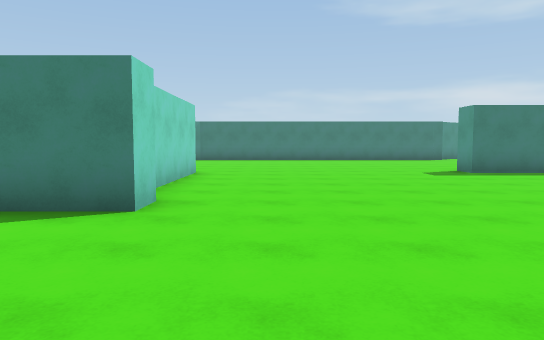
View 1 (above)

19 first-person views from a walk through a scene from a Unity 3-D project. The camera is 1.4 m above the floor, tilts 4° down and sees 70° across. The floor is counted in squares, 1.8 m on a side. Each view is taken from the middle of a square. On the plan, view 1 faces up. The plan holds only what a view shows up to about 12 squares ahead; the rest is blank. The place goes on beyond the plan. The player is left out.

View 2
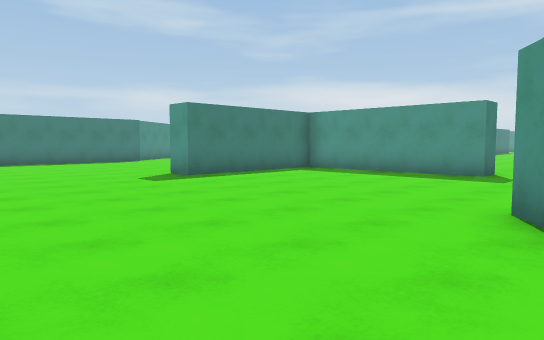

View 3
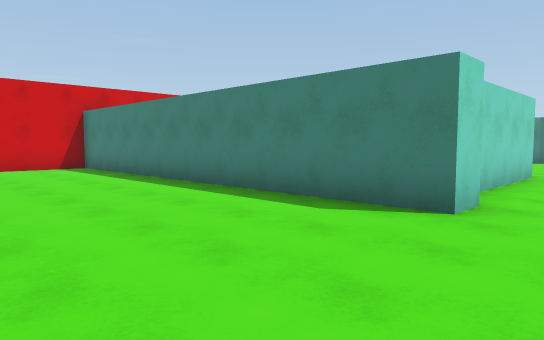

View 4
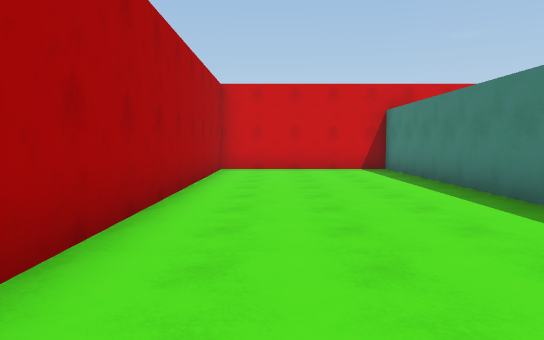

View 5
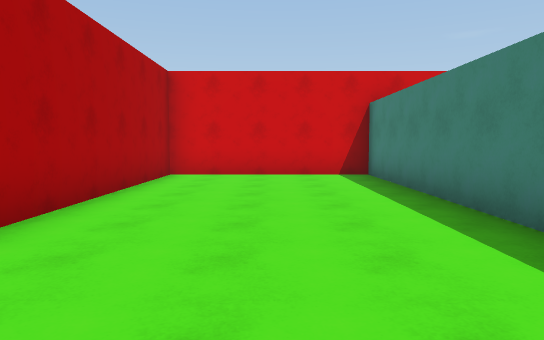

View 6
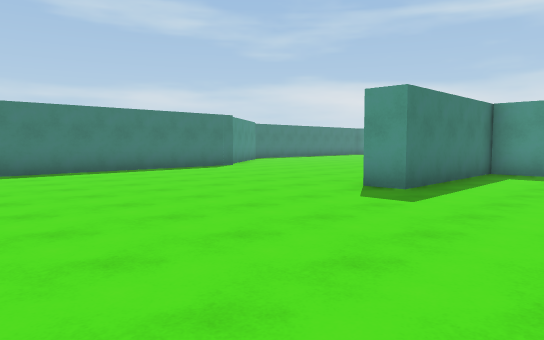

View 7
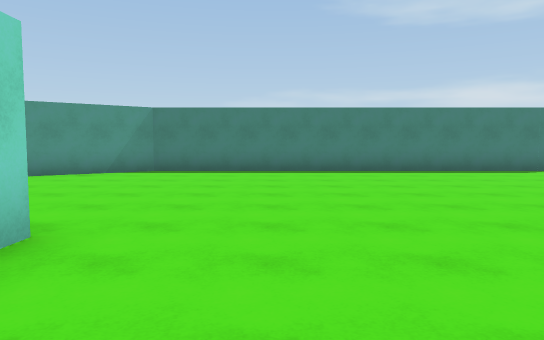

View 8
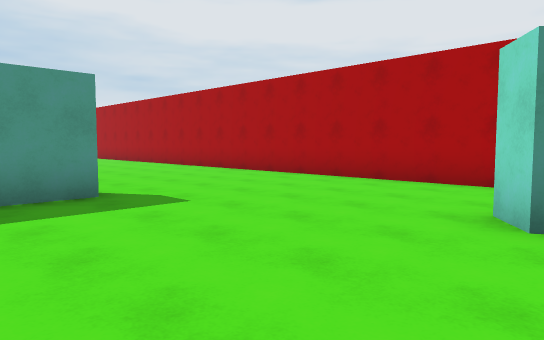

View 9
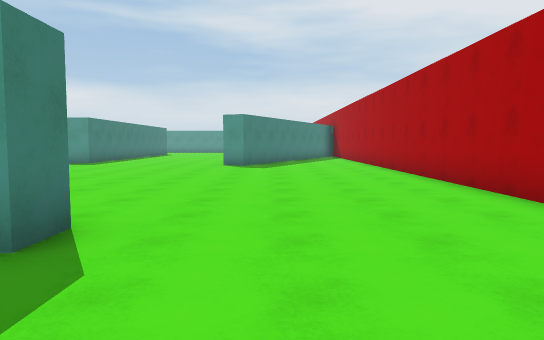

View 10
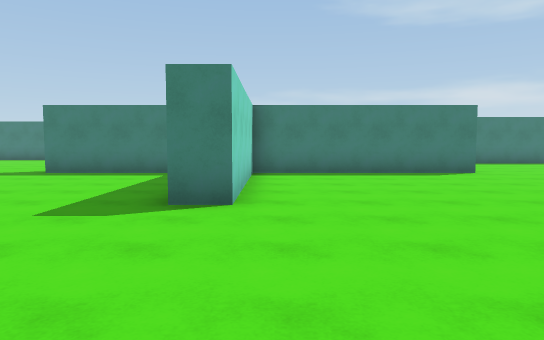

View 11
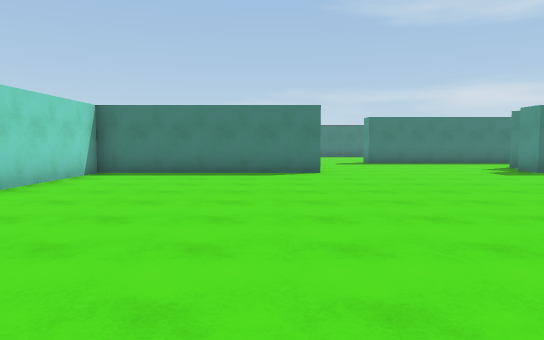

View 12
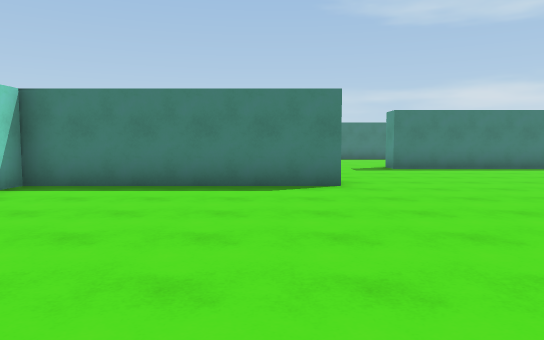

View 13
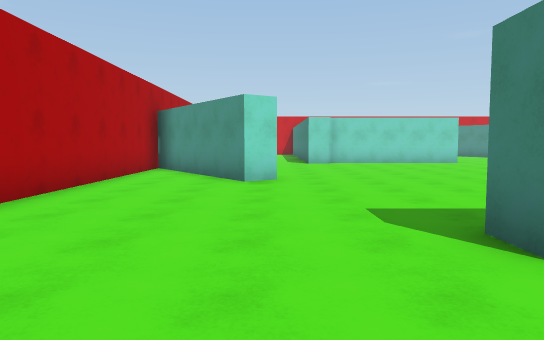

View 14
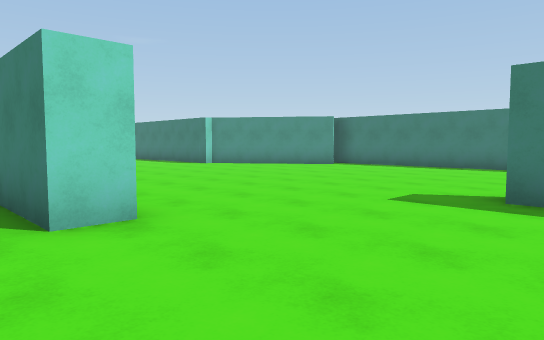

View 15
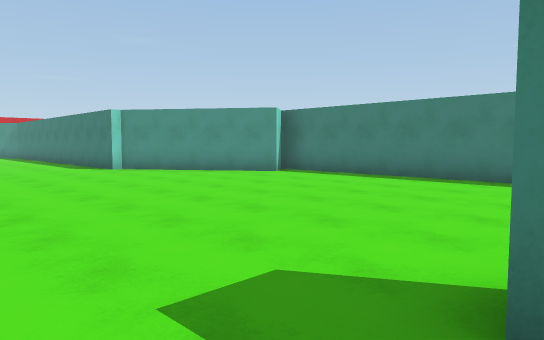

View 16
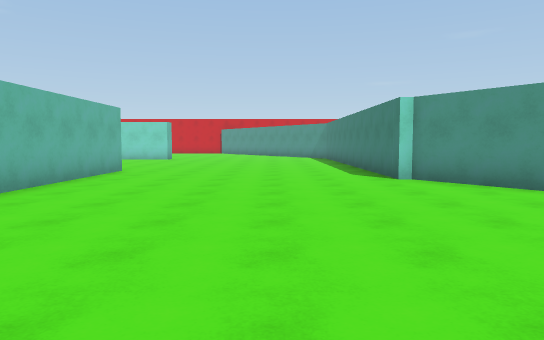

View 17
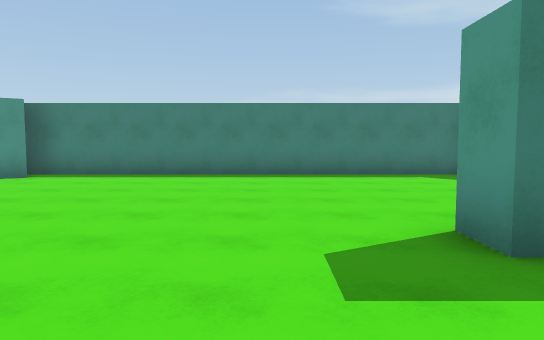

View 18
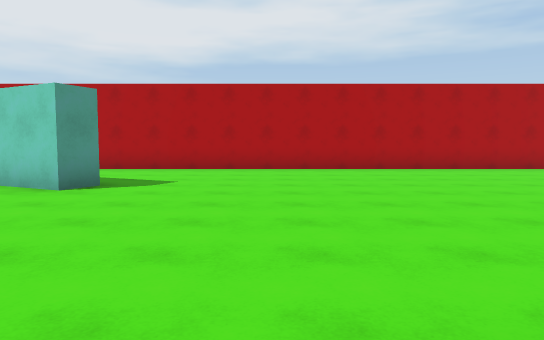

View 19
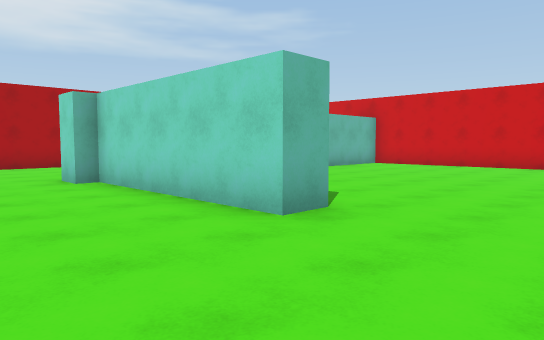

### Floor plan
Points are (right, up) in squares from view 1. A wall is a line through its corners. A room is listed if a view was taken in it or the views show most of it. See-through windows are left out.
Room 1 (views 1, 2, 3, 4, 5, 6, 7, 8, 9, 10, 11, 12, 13, 14, 15, 16, 17, 18, 19)
walls: (4.2, 2.7) (4.8, 3.1) (5.2, 2.5) (1, -0.5) (20.5, -0.5); (-1.6, 5.2) (-1.6, 4.4) (-12.5, 4.4) (-12.5, -0.5) (-1.4, -0.5); (7.8, 17.7) (-3.3, 17.7) (-5.8, 15.9); (-2.9, 10.2) (-2, 10.2) (-2, 5.2); (16.2, 10.9) (16.2, 10) (10.5, 10) (10.5, 4.8) (9.7, 4.8) (9.7, 10) (5.2, 10) (5.2, 10.8) (10.1, 10.8); (11.1, 21.2) (11.5, 20.7) (7.7, 17.9); (20.5, 14.6) (18.6, 14.6) (18.6, 15.5); (-12.5, 10.6) (-12.5, 9.5); (20.5, 21.5) (10.9, 21.5)

Where each view was taken, in squares from view 1:
view 1: 0 up, 0 right, facing up
view 2: 2 up, 0 right, facing up-right
view 3: 0 up, 0 right, facing up-left
view 4: 1 up, 1 left, facing left
view 5: 2 up, 3 left, facing left
view 6: 7 up, 1 left, facing up-right
view 7: 7 up, 0 right, facing up
view 8: 7 up, 4 right, facing down-right
view 9: 3 up, 7 right, facing right
view 10: 0 up, 11 right, facing up
view 11: 0 up, 15 right, facing up
view 12: 3 up, 15 right, facing up
view 13: 3 up, 13 right, facing left
view 14: 9 up, 20 right, facing up-left
view 15: 13 up, 19 right, facing up-left
view 16: 15 up, 16 right, facing left
view 17: 12 up, 17 right, facing up
view 18: 11 up, 17 right, facing down
view 19: 13 up, 1 right, facing down-left
